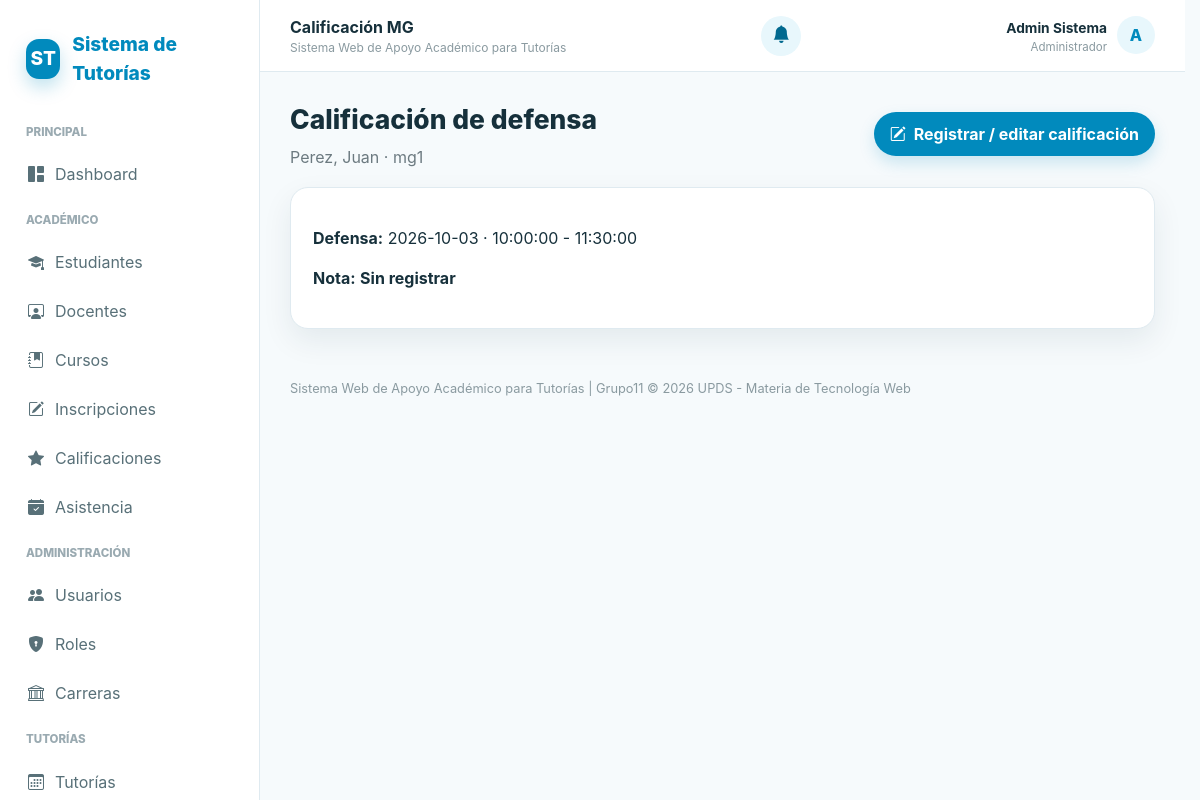
Screenshot of /controllers/mg_calificaciones.php?id_defensa=1 (signed in) with the database file from the repository.
### tables this page shows
CREATE TABLE IF NOT EXISTS defensas_mg (
 id_defensa INT AUTO_INCREMENT PRIMARY KEY,
 id_expediente INT NOT NULL,
 etapa ENUM('mg1','mg2') NOT NULL,
 fecha DATE NOT NULL,
 hora_inicio TIME NOT NULL,
 hora_fin TIME NOT NULL,
 ambiente VARCHAR(100) NOT NULL,
 estado ENUM('programada','realizada','reprogramada','cancelada') NOT NULL DEFAULT 'programada',
 obs_fondo TEXT NULL, obs_forma TEXT NULL,
 autorizado_por VARCHAR(150) NULL, referencia_autorizacion VARCHAR(100) NULL,
 CONSTRAINT fk_defensa_exp FOREIGN KEY (id_expediente) REFERENCES expedientes_mg(id_expediente) ON DELETE CASCADE,
 CHECK (hora_fin > hora_inicio), INDEX idx_defensa_fecha (fecha,hora_inicio,hora_fin,estado), INDEX idx_defensa_exp (id_expediente,etapa)
);

CREATE TABLE usuarios (
    id_usuario INT AUTO_INCREMENT PRIMARY KEY,
    id_rol INT NOT NULL,
    nombre VARCHAR(100) NOT NULL,
    apellido VARCHAR(100) NOT NULL,
    correo VARCHAR(150) NOT NULL UNIQUE,
    usuario VARCHAR(50) NOT NULL UNIQUE,
    contrasena_hash VARCHAR(255) NOT NULL,
    telefono VARCHAR(8) NULL,
    CHECK (telefono IS NULL OR telefono REGEXP '^[0-9]{8}$'),
    estado ENUM('activo', 'inactivo') NOT NULL DEFAULT 'activo',
    fecha_registro DATETIME DEFAULT CURRENT_TIMESTAMP,
    FOREIGN KEY (id_rol) REFERENCES roles(id_rol) ON UPDATE CASCADE
);

### controllers/mg_calificaciones.php (called while the page is built, shortened)
<?php
require_once __DIR__.'/../config/conexion.php';require_once __DIR__.'/../includes/seguridad.php';require_once __DIR__.'/../includes/permisos.php';require_once __DIR__.'/../models/MgDefensaModel.php';
require_role(['administrador','coordinador_mg','auxiliar_mg','docente','estudiante']);requerir_permiso('mg.calificaciones.ver');$m=new MgDefensaModel($pdo);$bit=new MgBitacoraModel($pdo);$id=(int)($_GET['id_defensa']??$_POST['id_defensa']??0);$d=$m->obtener($id);if(!$d)redir('/controllers/mg_defensas.php?accion=agenda');$rol=user_role();if($rol==='estudiante'&&(int)$d['id_usuario_estudiante']!==(int)$_SESSION['id_usuario'])redir('/views/errores/acceso_denegado.php');if($rol==='docente'){ $sOwn=$pdo->prepare('SELECT COUNT(*) FROM asignaciones_tutor a JOIN tutores t ON t.id_tutor=a.id_tutor JOIN profesores p ON p.id_profesor=t.id_profesor WHERE a.id_expediente=? AND a.estado="vigente" AND p.id_usuario=?');$sOwn->execute([(int)$d['id_expediente'],(int)$_SESSION['id_usuario']]);if(!(int)$sOwn->fetchColumn())redir('/views/errores/acceso_denegado.php');}if($_SERVER['REQUEST_METHOD']==='POST'){requerir_permiso('mg.calificaciones.editar');validar_csrf();$nota=(float)$_POST['nota'];$min=(float)(new MgParametroModel($pdo))->obtener('nota_minima');$max=(float)(new MgParametroModel($pdo))->obtener('nota_maxima');if($nota<$min||$nota>$max){flash('error','La nota debe estar entre '.$min.' y '.$max.'.');}else{$antes=$m->calificacion($id);$m->guardarCalificacion($id,$nota,trim($_POST['observaciones']??''),isset($_POST['publicada'])?1:0);$bit->registrar('registrar_calificacion','calificaciones_mg',$id,$antes,$m->calificacion($id));flash('success','Calificación registrada.');}redir('/controllers/mg_calificaciones.php?id_defensa='.$id);}$cal=$m->calificacion($id);if($rol==='estudiante'&&(!$cal||(int)$cal['publicada']!==1))redir('/views/errores/acceso_denegado.php');$tituloPagina='Calificación MG';require __DIR__.'/../views/mg/defensas/calificacion.php';

### models/MgDefensaModel.php (called while the page is built, shortened)
<?php
class MgDefensaModel {
 public function obtener(int $id): ?array {$s=$this->pdo->prepare('SELECT d.*,x.id_estudiante,e.id_usuario id_usuario_estudiante,u.nombre,u.apellido,m.nombre modalidad_nombre,c.nombre cohorte_nombre FROM defensas_mg d JOIN expedientes_mg x ON x.id_expediente=d.id_expediente JOIN estudiantes e ON e.id_estudiante=x.id_estudiante JOIN usuarios u ON u.id_usuario=e.id_usuario JOIN modalidades_grado m ON m.id_modalidad=x.id_modalidad JOIN cohortes_mg c ON c.id_cohorte=x.id_cohorte WHERE d.id_defensa=?');$s->execute([$id]);return $s->fetch()?:null;}
 public function calificacion(int $id): ?array {$s=$this->pdo->prepare('SELECT * FROM calificaciones_mg WHERE id_defensa=?');$s->execute([$id]);return $s->fetch()?:null;}
}

### includes/seguridad.php (called while the page is built, shortened)
<?php
function e($v): string { return htmlspecialchars((string) $v, ENT_QUOTES, 'UTF-8'); }
function user_role(): string { return $_SESSION['rol'] ?? ''; }

### includes/permisos.php (called while the page is built, shortened)
<?php
require_once __DIR__ . '/seguridad.php';
function tiene_permiso(string $permiso): bool
{
    $rol = user_role();
    return in_array($permiso, permisos_mg_por_rol()[$rol] ?? [], true);
}

### views/mg/defensas/calificacion.php (the view, shortened to what this page needs)
<?php require __DIR__.'/../../layouts/header.php'; ?>
<div class="toolbar"><div><h1 class="page-title">Calificación de defensa</h1><p class="subtitle"><?=e($d['apellido'].', '.$d['nombre'])?> · <?=e($d['etapa'])?></p></div><?php if(tiene_permiso('mg.calificaciones.editar')):?><button type="button" class="btn btn-primary" data-open-modal="#modal-calificacion"><i class="bi bi-pencil-square" aria-hidden="true"></i> Registrar / editar calificación</button><?php endif;?></div>
<div class="card"><div class="card-body"><p><strong>Defensa:</strong> <?=e($d['fecha'])?> · <?=e($d['hora_inicio'].' - '.$d['hora_fin'])?></p><p><strong>Nota:</strong> <strong><?=!empty($cal['publicada'])?e($cal['nota']):($cal?'Registrada pero no publicada':'Sin registrar')?></strong></p></div></div>
<?php require __DIR__.'/../../layouts/footer.php'; ?>

### assets/css/style.css (style rules this page uses)
:root { --primary: #018abd; --primary-dark: #01698f; --primary-light: #e8f7fc; --primary-soft: #f1fbfe; --text: #16303b; --muted: #6c7a80; --bg: #f6fafc; --card: #ffffff; --border: #dfeaf0; --success: #18824a; --success-bg: #eaf8f0; --warning: #956f00; --warning-bg: #fff7df; --danger: #bd3c49; --danger-bg: #ffecee; --shadow: 0 12px 30px rgba(0, 45, 65, 0.08); --shadow-hover: 0 12px 28px rgba(1, 138, 189, 0.18); --radius: 18px; --pill: 999px; }
* { box-sizing: border-box; }
html { scroll-behavior: smooth; }
body { margin: 0; font-family: Inter, system-ui, -apple-system, BlinkMacSystemFont, "Segoe UI", sans-serif; background: var(--bg); color: var(--text); line-height: 1.5; }
button, input, select, textarea { font: inherit; }
button, a, input, select, textarea { -webkit-tap-highlight-color: transparent; }
.page-title { font-size: 1.65rem; font-weight: 800; margin: 0; }
.subtitle { color: var(--muted); margin: 5px 0 0; }
.toolbar { display: flex; gap: 14px; justify-content: space-between; align-items: center; flex-wrap: wrap; margin-bottom: 18px; }
.card { background: var(--card); border: 1px solid var(--border); border-radius: var(--radius); box-shadow: var(--shadow); }
.card-body { padding: 22px; }
.btn { border: 0; border-radius: var(--pill); padding: 10px 16px; font-weight: 700; cursor: pointer; display: inline-flex; align-items: center; justify-content: center; gap: 8px; transition: transform 0.2s ease, box-shadow 0.2s ease, background 0.2s ease, color 0.2s ease; }
.btn-primary { background: var(--primary); color: #ffffff; box-shadow: 0 7px 16px rgba(1, 138, 189, 0.18); }
html { scrollbar-gutter: stable; }

### rows the page displays
defensas_mg: usuarios.apellido+nombre "Perez, Juan", etapa "mg1", fecha "2026-10-03", hora_inicio+hora_fin "10:00:00 - 11:30:00"

### other values shown
$tituloPagina "Calificación MG"
$nombreUsuario "Admin Sistema"
$rolVisible "Administrador"
$inicialUsuario "A"
